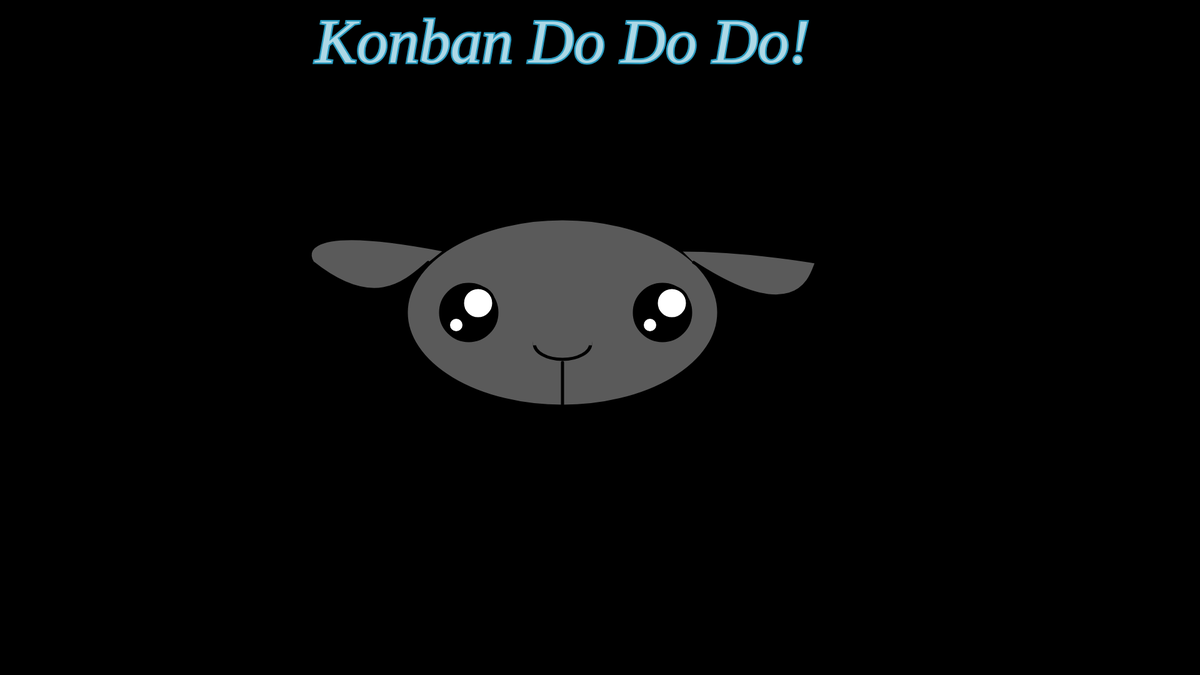
Frame 1 (no input)
Frame 60 (no input): identical to frame 1, image omitted
Frame 120 (the mouse pressed at the canvas centre since frame 60): identical to frame 1, image omitted

The p5.js sketch that drew this single still picture (run headless with seeded random() and noise() and a simulated clock; from frame 60 on, the mouse is pressed at the canvas centre):

// p5.js sketch
// ── sketch.js
function setup() {
  // put setup code here
  createCanvas(1920,1080);
}

function draw() {
  // put drawing code here
  background('#000000');
  fill("#add8e6");
  stroke("#299bc0");
  strokeWeight(5);
  textSize(100);
  textFont("Georgia");
  textStyle(ITALIC);
  textAlign(CENTER);
  text("Konban Do Do Do!", 900, 100);
  fill("#5a5a5a");
  stroke("#000000");
  ellipse(900, 500, 500, 300, 80, 100);
  fill("#000000");
  stroke("#000000");
  circle(750, 500, 90, 90);
  circle(1060, 500, 90, 90);
  fill("#FFFFFF");
  circle(765, 485, 50, 50);
  circle(1075, 485, 50, 50);
  circle(730, 520, 25, 25);
  circle(1040, 520, 25, 25);
  line(900, 580, 900, 650);
  noFill();
  ellipse(900, 550, 90, 50);
  fill("#5a5a5a");
  stroke("#5a5a5a");
  rect(855, 500, 90, 50);
  stroke("#000000");
  beginShape();
  vertex(685, 420);
  bezierVertex(650, 450, 600, 500, 500, 420);
  bezierVertex(500, 420, 450, 350, 710, 400);
  endShape();
  beginShape();
  vertex(1110, 420);
  bezierVertex(1310, 550, 1300, 400, 1310, 420);
  bezierVertex(1310, 420, 1200, 400, 1090, 400);
  endShape();
  fill("#FFFFFF");
}
